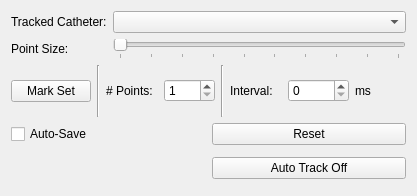
<?xml version="1.0" encoding="UTF-8"?>
<ui version="4.0">
 <class>CathTracking</class>
 <widget class="QWidget" name="CathTracking">
  <property name="geometry">
   <rect>
    <x>0</x>
    <y>0</y>
    <width>417</width>
    <height>196</height>
   </rect>
  </property>
  <property name="windowTitle">
   <string>Form</string>
  </property>
  <layout class="QGridLayout" name="gridLayout">
   <item row="0" column="0">
    <widget class="QLabel" name="label">
     <property name="toolTip">
      <string/>
     </property>
     <property name="text">
      <string>Tracked Catheter:</string>
     </property>
    </widget>
   </item>
   <item row="0" column="1">
    <widget class="QComboBox" name="cathComboBox">
     <property name="minimumSize">
      <size>
       <width>200</width>
       <height>0</height>
      </size>
     </property>
    </widget>
   </item>
   <item row="1" column="0">
    <widget class="QLabel" name="label_2">
     <property name="text">
      <string>Point Size:</string>
     </property>
    </widget>
   </item>
   <item row="1" column="1">
    <widget class="QSlider" name="pointSizeSlider">
     <property name="minimum">
      <number>1</number>
     </property>
     <property name="maximum">
      <number>10</number>
     </property>
     <property name="pageStep">
      <number>5</number>
     </property>
     <property name="orientation">
      <enum>Qt::Horizontal</enum>
     </property>
     <property name="tickPosition">
      <enum>QSlider::TicksBelow</enum>
     </property>
     <property name="tickInterval">
      <number>1</number>
     </property>
    </widget>
   </item>
   <item row="2" column="0" colspan="2">
    <layout class="QHBoxLayout" name="horizontalLayout">
     <item>
      <widget class="QPushButton" name="markButton">
       <property name="minimumSize">
        <size>
         <width>0</width>
         <height>0</height>
        </size>
       </property>
       <property name="toolTip">
        <string>Mark a set of points</string>
       </property>
       <property name="whatsThis">
        <string>&lt;!DOCTYPE HTML PUBLIC &quot;-//W3C//DTD HTML 4.0//EN&quot; &quot;http://www.w3.org/TR/REC-html40/strict.dtd&quot;&gt;
&lt;html&gt;&lt;head&gt;&lt;meta name=&quot;qrichtext&quot; content=&quot;1&quot; /&gt;&lt;style type=&quot;text/css&quot;&gt;
p, li { white-space: pre-wrap; }
&lt;/style&gt;&lt;/head&gt;&lt;body style=&quot; font-family:'Sans'; font-size:10pt; font-weight:400; font-style:normal;&quot;&gt;
&lt;table style=&quot;-qt-table-type: root; margin-top:4px; margin-bottom:4px; margin-left:4px; margin-right:4px;&quot;&gt;
&lt;tr&gt;
&lt;td style=&quot;border: none;&quot;&gt;
&lt;p style=&quot; margin-top:0px; margin-bottom:0px; margin-left:0px; margin-right:0px; -qt-block-indent:0; text-indent:0px;&quot;&gt;&lt;span style=&quot; color:#000000;&quot;&gt;Mark a set of points in the CathHistory 3D Point object.&lt;/span&gt;&lt;/p&gt;
&lt;p style=&quot; margin-top:0px; margin-bottom:0px; margin-left:0px; margin-right:0px; -qt-block-indent:0; text-indent:0px;&quot;&gt;&lt;span style=&quot; color:#000000;&quot;&gt;The number of points and the interval between marking can be set using the options to the right.&lt;/span&gt;&lt;/p&gt;&lt;/td&gt;&lt;/tr&gt;&lt;/table&gt;&lt;/body&gt;&lt;/html&gt;</string>
       </property>
       <property name="text">
        <string>Mark Set</string>
       </property>
      </widget>
     </item>
     <item>
      <widget class="Line" name="line_2">
       <property name="orientation">
        <enum>Qt::Vertical</enum>
       </property>
      </widget>
     </item>
     <item>
      <widget class="QLabel" name="label_3">
       <property name="text">
        <string># Points: </string>
       </property>
      </widget>
     </item>
     <item>
      <widget class="QSpinBox" name="pointsSpin">
       <property name="keyboardTracking">
        <bool>false</bool>
       </property>
       <property name="minimum">
        <number>1</number>
       </property>
      </widget>
     </item>
     <item>
      <widget class="Line" name="line">
       <property name="orientation">
        <enum>Qt::Vertical</enum>
       </property>
      </widget>
     </item>
     <item>
      <widget class="QLabel" name="label_4">
       <property name="text">
        <string>Interval: </string>
       </property>
      </widget>
     </item>
     <item>
      <widget class="QSpinBox" name="intervalSpin">
       <property name="keyboardTracking">
        <bool>false</bool>
       </property>
       <property name="maximum">
        <number>10000</number>
       </property>
      </widget>
     </item>
     <item>
      <widget class="QLabel" name="label_5">
       <property name="text">
        <string>ms</string>
       </property>
      </widget>
     </item>
    </layout>
   </item>
   <item row="3" column="0" colspan="2">
    <layout class="QHBoxLayout" name="horizontalLayout_4">
     <item>
      <widget class="QCheckBox" name="autoSaveBox">
       <property name="toolTip">
        <string>Marked points are auto-saved to a file</string>
       </property>
       <property name="whatsThis">
        <string>&lt;!DOCTYPE HTML PUBLIC &quot;-//W3C//DTD HTML 4.0//EN&quot; &quot;http://www.w3.org/TR/REC-html40/strict.dtd&quot;&gt;
&lt;html&gt;&lt;head&gt;&lt;meta name=&quot;qrichtext&quot; content=&quot;1&quot; /&gt;&lt;style type=&quot;text/css&quot;&gt;
p, li { white-space: pre-wrap; }
&lt;/style&gt;&lt;/head&gt;&lt;body style=&quot; font-family:'Sans'; font-size:10pt; font-weight:400; font-style:normal;&quot;&gt;
&lt;table style=&quot;-qt-table-type: root; margin-top:4px; margin-bottom:4px; margin-left:4px; margin-right:4px;&quot;&gt;
&lt;tr&gt;
&lt;td style=&quot;border: none;&quot;&gt;
&lt;p style=&quot; margin-top:0px; margin-bottom:0px; margin-left:0px; margin-right:0px; -qt-block-indent:0; text-indent:0px;&quot;&gt;&lt;span style=&quot; color:#000000;&quot;&gt;Enable Auto-Save.&lt;/span&gt;&lt;/p&gt;
&lt;p style=&quot; margin-top:0px; margin-bottom:0px; margin-left:0px; margin-right:0px; -qt-block-indent:0; text-indent:0px;&quot;&gt;&lt;span style=&quot; color:#000000;&quot;&gt;While Auto-Save is activated, the entire CathHistory 3D point object will be saved to an XML file after each marking set is completed.&lt;/span&gt;&lt;/p&gt;
&lt;p style=&quot;-qt-paragraph-type:empty; margin-top:0px; margin-bottom:0px; margin-left:0px; margin-right:0px; -qt-block-indent:0; text-indent:0px; color:#000000;&quot;&gt;&lt;/p&gt;
&lt;p style=&quot; margin-top:0px; margin-bottom:0px; margin-left:0px; margin-right:0px; -qt-block-indent:0; text-indent:0px;&quot;&gt;&lt;span style=&quot; color:#000000;&quot;&gt;WARNING: If a file has not been specified for the CathHistory 3D Point object, Auto-Save will not work.&lt;/span&gt;&lt;/p&gt;&lt;/td&gt;&lt;/tr&gt;&lt;/table&gt;&lt;/body&gt;&lt;/html&gt;</string>
       </property>
       <property name="text">
        <string>Auto-Save</string>
       </property>
      </widget>
     </item>
     <item>
      <widget class="QPushButton" name="resetButton">
       <property name="toolTip">
        <string>Reset the marked points</string>
       </property>
       <property name="whatsThis">
        <string>&lt;!DOCTYPE HTML PUBLIC &quot;-//W3C//DTD HTML 4.0//EN&quot; &quot;http://www.w3.org/TR/REC-html40/strict.dtd&quot;&gt;
&lt;html&gt;&lt;head&gt;&lt;meta name=&quot;qrichtext&quot; content=&quot;1&quot; /&gt;&lt;style type=&quot;text/css&quot;&gt;
p, li { white-space: pre-wrap; }
&lt;/style&gt;&lt;/head&gt;&lt;body style=&quot; font-family:'Sans'; font-size:10pt; font-weight:400; font-style:normal;&quot;&gt;
&lt;table border=&quot;0&quot; style=&quot;-qt-table-type: root; margin-top:4px; margin-bottom:4px; margin-left:4px; margin-right:4px;&quot;&gt;
&lt;tr&gt;
&lt;td style=&quot;border: none;&quot;&gt;
&lt;p style=&quot; margin-top:0px; margin-bottom:0px; margin-left:0px; margin-right:0px; -qt-block-indent:0; text-indent:0px;&quot;&gt;&lt;span style=&quot; color:#000000;&quot;&gt;Reset the marked points.&lt;/span&gt;&lt;/p&gt;
&lt;p style=&quot; margin-top:0px; margin-bottom:0px; margin-left:0px; margin-right:0px; -qt-block-indent:0; text-indent:0px;&quot;&gt;&lt;span style=&quot; color:#000000;&quot;&gt;This will save the current points to an XML file (if one has not been specified, a dialog will appear to allow the user to choose a file).&lt;/span&gt;&lt;/p&gt;
&lt;p style=&quot; margin-top:0px; margin-bottom:0px; margin-left:0px; margin-right:0px; -qt-block-indent:0; text-indent:0px;&quot;&gt;&lt;span style=&quot; color:#000000;&quot;&gt;The points will then be cleared and the set number reset to 0.&lt;/span&gt;&lt;/p&gt;&lt;/td&gt;&lt;/tr&gt;&lt;/table&gt;&lt;/body&gt;&lt;/html&gt;</string>
       </property>
       <property name="text">
        <string>Reset</string>
       </property>
      </widget>
     </item>
    </layout>
   </item>
   <item row="4" column="0" colspan="2">
    <layout class="QHBoxLayout" name="horizontalLayout_2">
     <item>
      <layout class="QVBoxLayout" name="verticalLayout">
       <item>
        <widget class="QLabel" name="savedLabel">
         <property name="text">
          <string/>
         </property>
        </widget>
       </item>
       <item>
        <widget class="QLabel" name="filenameLabel">
         <property name="text">
          <string/>
         </property>
        </widget>
       </item>
      </layout>
     </item>
     <item>
      <widget class="QPushButton" name="cathAutoTrackPushButton">
       <property name="toolTip">
        <string>Enable auto-tracking</string>
       </property>
       <property name="whatsThis">
        <string>&lt;!DOCTYPE HTML PUBLIC &quot;-//W3C//DTD HTML 4.0//EN&quot; &quot;http://www.w3.org/TR/REC-html40/strict.dtd&quot;&gt;
&lt;html&gt;&lt;head&gt;&lt;meta name=&quot;qrichtext&quot; content=&quot;1&quot; /&gt;&lt;style type=&quot;text/css&quot;&gt;
p, li { white-space: pre-wrap; }
&lt;/style&gt;&lt;/head&gt;&lt;body style=&quot; font-family:'Sans'; font-size:10pt; font-weight:400; font-style:normal;&quot;&gt;
&lt;table style=&quot;-qt-table-type: root; margin-top:4px; margin-bottom:4px; margin-left:4px; margin-right:4px;&quot;&gt;
&lt;tr&gt;
&lt;td style=&quot;border: none;&quot;&gt;
&lt;p style=&quot; margin-top:0px; margin-bottom:0px; margin-left:0px; margin-right:0px; -qt-block-indent:0; text-indent:0px;&quot;&gt;&lt;span style=&quot; color:#000000;&quot;&gt;Toggle Auto-Track.&lt;/span&gt;&lt;/p&gt;
&lt;p style=&quot; margin-top:0px; margin-bottom:0px; margin-left:0px; margin-right:0px; -qt-block-indent:0; text-indent:0px;&quot;&gt;&lt;span style=&quot; color:#000000;&quot;&gt;While Auto-Track is enabled, every change in the catheter position will be marked in the CathHistory 3D Point object.&lt;/span&gt;&lt;/p&gt;
&lt;p style=&quot;-qt-paragraph-type:empty; margin-top:0px; margin-bottom:0px; margin-left:0px; margin-right:0px; -qt-block-indent:0; text-indent:0px; color:#000000;&quot;&gt;&lt;/p&gt;
&lt;p style=&quot; margin-top:0px; margin-bottom:0px; margin-left:0px; margin-right:0px; -qt-block-indent:0; text-indent:0px;&quot;&gt;&lt;span style=&quot; color:#000000;&quot;&gt;NOTE: Auto-Track will disable Set marking and Auto-Save features.&lt;/span&gt;&lt;/p&gt;&lt;/td&gt;&lt;/tr&gt;&lt;/table&gt;&lt;/body&gt;&lt;/html&gt;</string>
       </property>
       <property name="text">
        <string>Auto Track Off</string>
       </property>
       <property name="checkable">
        <bool>true</bool>
       </property>
       <property name="checked">
        <bool>false</bool>
       </property>
      </widget>
     </item>
    </layout>
   </item>
  </layout>
 </widget>
 <resources/>
 <connections/>
</ui>
